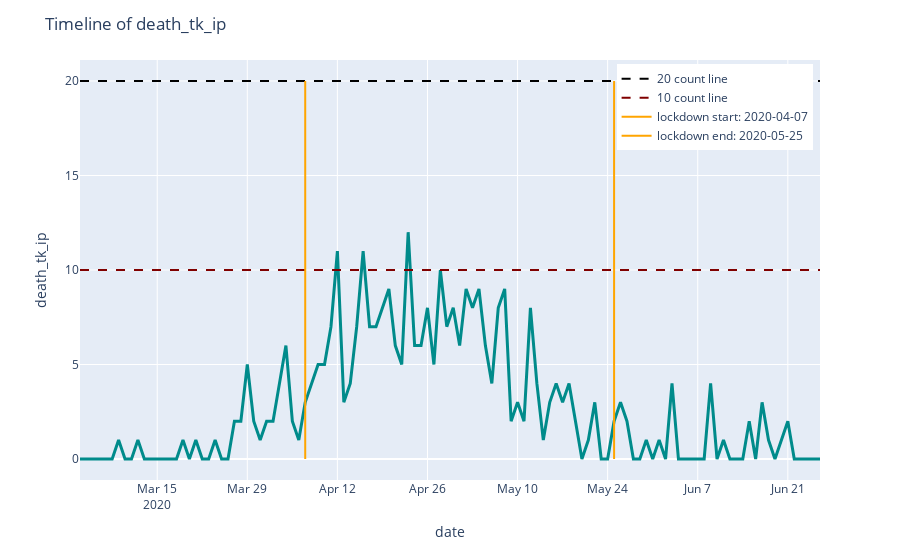

The notebook cell this image was saved under:
### Markdown cell above
### 4.2.8) Plot by date for: Tokyo

### Code cell
# 4.2.8.1) Timeline of confirmed deaths
# plot_death_by_date(df_final, 'date', 'death_tk', lock_dict.get('tk').get('start'), lock_dict.get('tk').get('end'))
plot_death_by_date(df_final, 'date', 'death_tk_ip', lock_dict.get('tk').get('start'), lock_dict.get('tk').get('end'))
